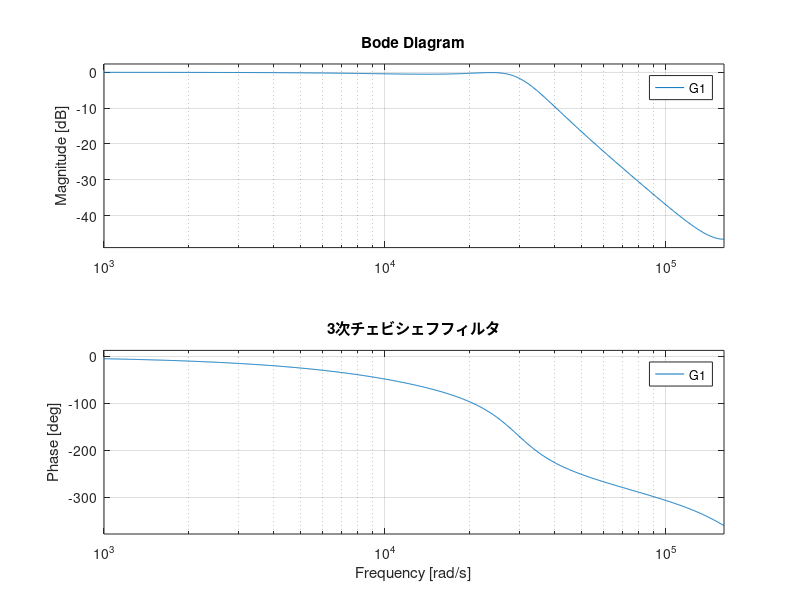

Reproduce this figure in MATLAB. (Note: this script raises an error after producing the figure.)
close all
clear

Ts = 1/51200;
N = 10000;
u = randn(N, 1);

%% 真のシステム作成
% G1
Rp = 0.5; % 通過帯域リップル [dB]
Wp = 4400 * 2 * pi; % カットオフ周波数 [rad/s]
[b, a] = cheby1(3, Rp, Wp, 's');  % 3次のChebyshevフィルタを設計
G1 = tf(b,a);
G1 = c2d(G1,Ts);
figure                   % ボード線図をプロット
bode(G1);
grid on;
title('3次チェビシェフフィルタ')

%% 真のシステムの出力取得
t = (0:Ts:Ts*(N-1))';

y = lsim(G1,u,t);     % G1での演算

net = deepHW(1);
net.add_FIR(50, 1);

net.train(u, y, epochs=10000, lambda_kernel=1, lambda_theta_alpha=100,...
    initial_learning_rate=0.1);

[theta, theta_alpha] = net.get_fir_parameters();
[Sys, Sys_alpha] = net.get_fir(Ts=Ts);

figure, 
impulse(G1, Sys{1}, Sys_alpha{1})
